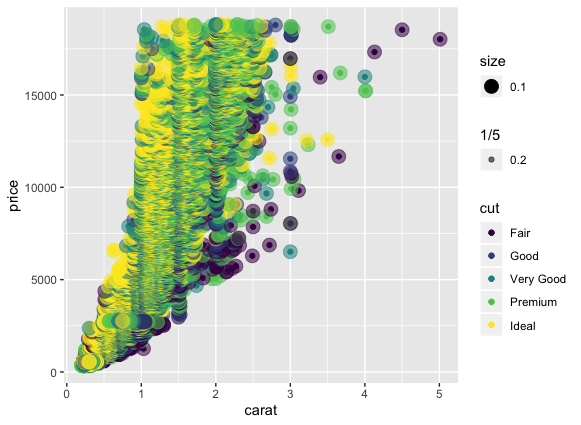

Generate this figure with R:
library(ggplot2)
#import the data
data("diamonds")
g <- ggplot(data = diamonds,aes(x=carat,y=price,group=cut))
g1 <- g+geom_point(stat = "identity",aes(colour = cut))
g1
g2 <- g1+geom_point(aes(size=0.1,color=cut,alpha=1/5))
g2
